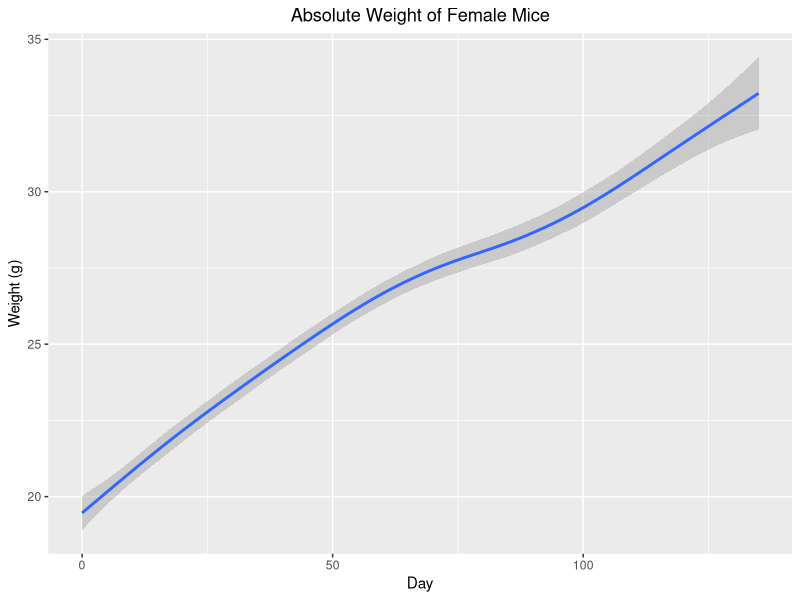
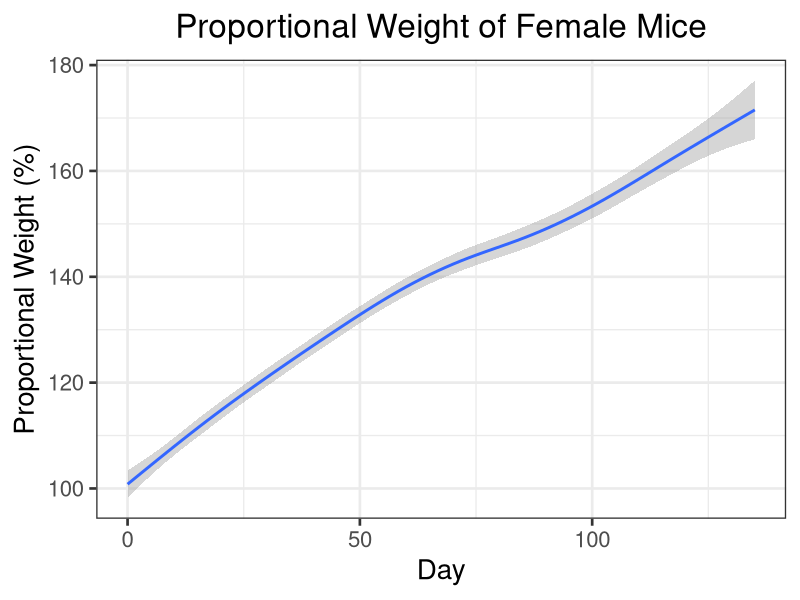
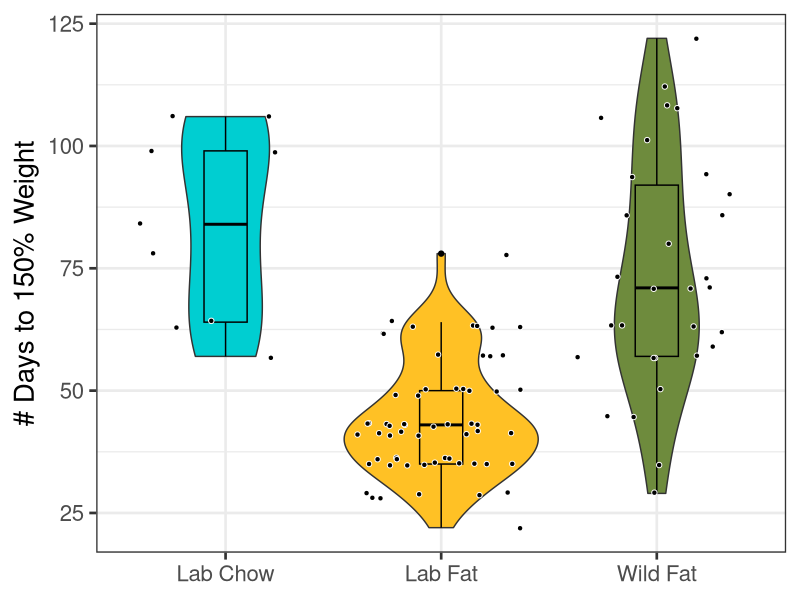
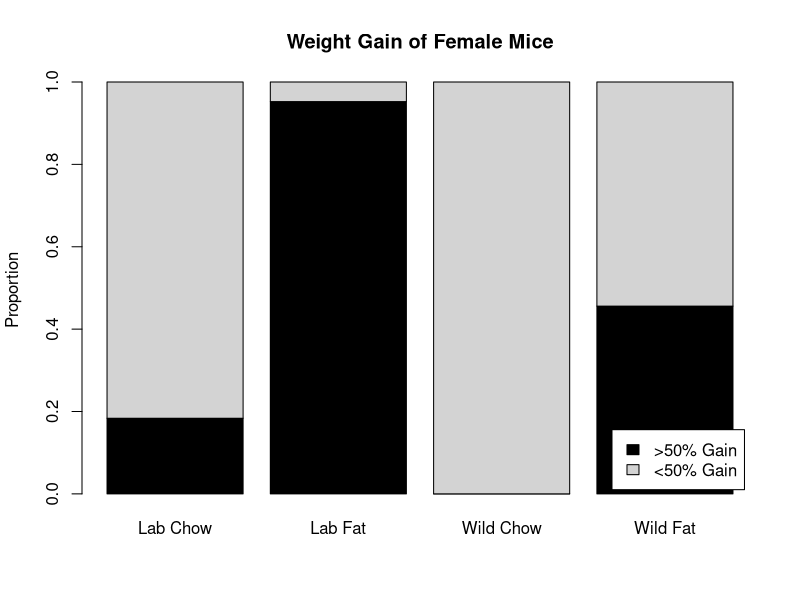

The R source for these figures, in order:
## ---- chunk 1

#load packages
library(ggplot2)

##function to change names of columns
changeColName <- function(df, oldName, newName) {
  
  #if the oldName is not in the data frame, return the unmutated data frame
  if (oldName %in% names(df) == FALSE) {
    return(df)
  }
  
  #change name and return mutated data frame
  names(df)[names(df) == oldName] <- newName
  return(df)
}

#read data
cd <- read.csv("AllExp.csv")

#change column names and delete uneeded columns
cd <- changeColName(cd, "Food", "Diet")
cd <- changeColName(cd, "Gender", "Sex")
cd$X <- NULL
cd$X.1 <- NULL

#change date to standard format
cd$Date <- as.Date(cd$Date, "%m/%d/%y")

##Calculate days after start
  #initiialize days variable
cd$Days <- NA

#for each sex
for (sex in unique(cd$Sex)){

  #for each experiment
  for (experiment in unique(cd$Experiment[cd$Sex == sex])) {
  
    #for each microbiome
    for (microbiome in unique(cd$Microbiome)) {
    
    #find the lowest date for the given sex/experiment/microbiome combination
    lowdate <- min(cd$Date[cd$Experiment == experiment & cd$Microbiome == microbiome & cd$Sex == sex])
  
    #set days 
    cd$Days[cd$Experiment == experiment & cd$Microbiome == microbiome & cd$Sex == sex] <- cd$Date[cd$Experiment == experiment & cd$Microbiome == microbiome & cd$Sex == sex] - lowdate
    }
  }
}


##Create unique identifier for each mouse
  #initialize UID variable
cd$UID <- NA

#create column that uniquely identifies each mouse
cd$Temp <- paste(cd$Experiment, cd$Microbiome, cd$Diet, cd$Cage, cd$Mouse, cd$Sex)

#for each mouse
for (mouse in unique(cd$Temp)) {
  mouse.list <- as.vector(strsplit(mouse, " ")[[1]])
 
  #convert microbiome to a number, 1 = Wildling 2 = Lab
  microbiome <- "2"
  if (mouse.list[2] == "Wild") {
    microbiome <- "1"
        }
 
  #convert diet to anumber, 1 = High Fat 2 = Chow
  diet <- "2"
  if (mouse.list[3] == "Fat") {
    diet <- "1"
  }
  
  #change sex to a number, 1 = Female 2 = Male
  sex <- "2"
  if (mouse.list[6] == "Female") {
    sex <- "1"
  }
 
  #create UID, a 6 digit number with format [gender][experiment][microbiome][diet][cage][mouse]
  uid <- paste0(sex, mouse.list[1], microbiome, diet, mouse.list[4], mouse.list[5])
  cd$UID[cd$Temp == mouse] <- as.numeric(uid)
}

#remove temp variable
cd$Temp <- NULL

##Create function to remove outliers
  #df: The data frame containing var
  #var: The variable from which to remove outliers
  #tol: The maximum change in var as a proportion
removeOutliers <- function(df, var, tol) {
  
  #create new variable to hold model
  df$Trend <- NA
  
  #for each mouse
  for (mouse in unique(df$UID)) {
    
    #create linear model of variable by days
    model <- lm(df[,var][df$UID == mouse]~df$Days[df$UID == mouse])
    
    #populate trend variable with model
    df$Trend[df$UID == mouse] <- model[[1]][2] * df$Days[df$UID == mouse] + model[[1]][1]
    
  }
  
  #remove rows where var differs from model by more than tol
  df[,var][abs((df[,var] - df$Trend) / df$Trend) > tol] <- NA
  
  #remove trend variable and return df
  df$Trend <- NULL
  return(df)
  
}

##Create new variable for condition (combination of microbiome and food)
cd$Condition <- paste(cd$Microbiome, cd$Diet)
cols <- c("darkturquoise","goldenrod1", "blue3", "darkolivegreen4")

## ---- chunk 2

##Find proportional weight 
  #intialize proportional weight variable
cd$PercWeight <- NA

#for each mouse
for (mouse in unique(cd$UID)) {
 
  #find minimum day (start day) and minimum weight (on start day)
  minDay <- min(cd$Day[cd$UID == mouse])
  minWeight <- cd$Weight[cd$UID == mouse & cd$Day == minDay]
 
  #find proportional weight for the current mouse
  cd$PercWeight[cd$UID == mouse] <- cd$Weight[cd$UID == mouse] / minWeight
}

#convert proportional weight to a percentage
cd$PercWeight <- cd$PercWeight * 100

##Plot weight
  #subset data for females and define boundaries
cdFemale <- subset(cd, cd$Sex == "Female")
maxDaysFemale <- max(cdFemale$Days)
minWeightFemale <- min(cdFemale$Weight)
maxWeightFemale <- max(cdFemale$Weight)

#create graph
pWeightFemale <- ggplot(cdFemale, aes(x = cdFemale$Days, y = cdFemale$Weight, color = cdFemale$Color)) +
  geom_smooth() +
  labs(x = "Day", y = "Weight (g)", title = "Absolute Weight of Female Mice") +
  xlim(limits = c(0, maxDaysFemale)) +
  ylim(limits = c(minWeightFemale, maxWeightFemale)) +
  scale_colour_manual("", values = cols, breaks = c("Lab Chow", "Lab Fat", "Wild Chow", "Wild Fat")) +
  theme_set(theme_bw(base_size = 20)) +
  theme(plot.title = element_text(hjust = 0.5))

  pWeightFemale

##Plot proportional weight
  #define boundaries
minPercWeightFemale <- min(cdFemale$PercWeight)
maxPercWeightFemale <- max(cdFemale$PercWeight)

#create graph
pPercWeightFemale <- ggplot(cdFemale, aes(x = cdFemale$Days, y = cdFemale$PercWeight, color = cdFemale$Color)) +
  geom_smooth() +
  labs(x = "Day", y = "Proportional Weight (%)", title = "Proportional Weight of Female Mice") +
  xlim(limits = c(0, maxDaysFemale)) +
  ylim(limits = c(minPercWeightFemale, maxPercWeightFemale)) +
  scale_colour_manual("", values = cols, breaks = c("Lab Chow", "Lab Fat", "Wild Chow", "Wild Fat")) +
  theme(plot.title = element_text(hjust = 0.5))
  
  pPercWeightFemale
  
##Bin weights
  #create new variable for weight gain and set it to high when percent weight exceeds 150
cd$WeightGain <- "low"
cd$WeightGain[cd$PercWeight > 150] <- "high"


##Find day mouse crosses weight threshold
weightThreshConds <- c()
weightThreshDays <- c()
  
  #for each condition
for (condition in unique(cd$Condition)) {
  
  #for each mouse in that condition
  for (mouse in unique(cd$UID[cd$Condition == condition])) {
    
    if (length(unique(cd$WeightGain[cd$Condition == condition & cd$UID == mouse])) == 2) {
      weightThreshConds <- c(weightThreshConds, condition)
      weightThreshDays <- c(weightThreshDays, min(cd$Days[cd$UID == mouse & cd$Condition == condition & cd$WeightGain == "high"]))
    }
    
  }
  
}

ggplot() +
  geom_violin(aes(x = weightThreshConds, y = weightThreshDays, fill = weightThreshConds)) +
  geom_boxplot(aes(x = weightThreshConds, y = weightThreshDays, fill = weightThreshConds), color = "black", width = 0.2) +
  geom_jitter(aes(x = weightThreshConds, y = weightThreshDays), color = "white", fill = "black", pch = 21) +
  scale_fill_manual(values = cols[c(1,2,4)], breaks = c("Lab Chow", "Lab Fat", "Wild Fat")) +
  labs(x = NULL, y = "# Days to 150% Weight") +
  theme(legend.position = "none")

#for each mouse
for (mouse in unique(cd$UID)) {
  
  #if the mouse ever has "high" weight gain, weight gain variable to "high" in all rows
  if ("high" %in% unique(cd$WeightGain[cd$UID == mouse])) {
    cd$WeightGain[cd$UID == mouse] <- "high"
  }
}

##Create table with weight gain category by condition
prop.table(table(cd$WeightGain[cd$Days == 0], cd$Condition[cd$Days == 0]), margin = 2)

#plot weight gain bins
barplot(prop.table(table(cd$WeightGain[cd$Days == 0], cd$Condition[cd$Days == 0]), margin = 2), col = c("black", "light gray"), main = "Weight Gain of Female Mice", ylab = "Proportion")

legend("bottomright", inset = 0.02, legend = c(">50% Gain", "<50% Gain"), fill = c("black", "light gray"))

sub <- subset(cdFemale, cdFemale$Condition == "Wild Fat")

pBinWeight <- ggplot(sub, aes(x = sub$Days, y = sub$PercWeight, color = sub$WeightGain)) +
  geom_smooth() +
  labs(x = "Day", y = "Proportional Weight (%)", title = "Wildling High Fat Mice") +
  xlim(limits = c(0, maxDaysFemale)) +
  ylim(limits = c(minPercWeightFemale, maxPercWeightFemale)) +
  scale_colour_manual("", values = cols, breaks = c("high", "low"), labels = c(">50% Gain", "<50% Gain")) +
  theme(plot.title = element_text(hjust = 0.5))


pBinTemp <- ggplot(sub, aes(x = sub$Days, y = sub$Temperature, color = sub$WeightGain)) +
  geom_smooth() +
  geom_point() + 
  labs(x = "Day", y = "Temperature (°C)", title = "Wildling High Fat Mice") +
  scale_colour_manual("", values = cols, breaks = c("high", "low"), labels = c(">50% Gain", "<50% Gain")) +
  theme(plot.title = element_text(hjust = 0.5))

pBinGlucose <- ggplot(sub, aes(x = sub$Days, y = sub$Glucose, color = sub$WeightGain)) +
  geom_smooth() +
  labs(x = "Day", y = "Blood Glucose (mg/dL)", title = "Wildling High Fat Mice") +
  xlim(limits = c(0, maxDaysFemale)) +
  scale_colour_manual("", values = cols, breaks = c("high", "low"), labels = c(">50% Gain", "<50% Gain")) +
  theme(plot.title = element_text(hjust = 0.5))

